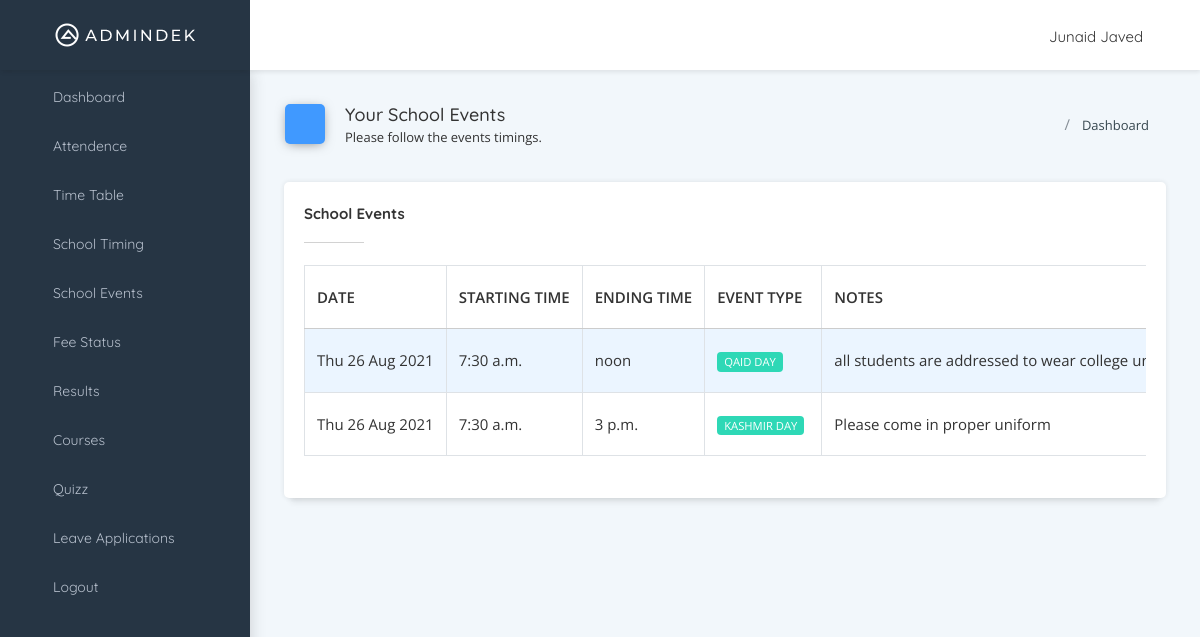
Page /school-events/ (signed in) on the committed database.
### users/models.py (models this page shows, shortened)
class User(AbstractBaseUser, PermissionsMixin):
    first_name = models.CharField(max_length=150)
    last_name = models.CharField(max_length=150)
    role = models.CharField(choices=ROLE_CHOICES,
                            max_length=15, default='Student')
    grade = models.ForeignKey(
        Grade, on_delete=models.SET_NULL, blank=True, null=True)
    created_date = models.DateTimeField(default=timezone.now)
    user_name = models.CharField(max_length=40, unique=True)
    email = models.EmailField(unique=True)
    is_staff = models.BooleanField(default=False)
    is_active = models.BooleanField(default=False)
    image = CloudinaryField('image', folder='avatars',
                            default=env('DEFAULT_AVATAR'))
    USERNAME_FIELD = 'user_name'
    REQUIRED_FIELDS = ['email', 'role', 'first_name', 'last_name', ]
    objects = CustomAccountManger()

### dashboard/models.py (models this page shows, shortened)
class Event(models.Model):
    date = models.DateField(null=True, blank=True, default=timezone.now)
    start = models.TimeField()
    end = models.TimeField()
    type = models.CharField(max_length=30, null=True, blank=True)
    note = models.TextField(max_length=200, null=True, blank=True)

### users/decorators.py (the view)
        def wrapper_func(request, *args, **kwargs):
            if not request.user.is_authenticated:
                return redirect('login')
            if request.user.role in roles:
                return view_func(request, *args, **kwargs)
            else:
                logout(request)
                return redirect('login')

### dashboard/views.py (called while the page is built)
@allowed_only(roles=["Admin", 'Student'])
def school_events_view(request):
    events = Event.objects.filter()
    context = {'table_title': 'School Events',
               'events': events, 'bread_title': "Your School Events", 'bread_icon': 'zap', 'bread_subtitle': "Please follow the events timings."}
    return render(request, 'dashboard/events.html', context)

### dashboard/templates/dashboard/events.html
{% extends 'header.html' %} {% block title %} School Events {% endblock %}
{% block breadcrumbs %} {% include 'breadcrumbs.html' %} {% endblock %}
{% block content %}
<div>
  <div class="row">
    <div class="col-sm-12">
      <div class="card">
        <div class="card-header">
          <h5>{{table_title}}</h5>
        </div>
        <div class="card-block">
          <div class="dt-responsive table-responsive">
            <table id="simpletable" class="table table-striped table-bordered nowrap">
              <thead>
                <tr>
                  <th>DATE</th>
                  <th>STARTING TIME</th>
                  <th>ENDING TIME</th>
                  <th>EVENT TYPE</th>
                  <th>NOTES</th>
                </tr>
              </thead>
              <tbody>
                {% for event in events.all %}
                <tr>
                  <td>{{event.date|date:"D d M Y"}}</td>
                  <td>{{event.start}}</td>
                  <td>{{event.end}}</td>
                  <td>
                    <label class="label label-success">{{event.type|upper}}</label>
                  </td>
                  <td>{{event.note}}</td>
                </tr>
                {% endfor %}
              </tbody>
            </table>
          </div>
        </div>
      </div>
    </div>
  </div>
</div>
{% endblock content %}

### templates/navbar.html (shortened to what this page needs)
{% load static %} {% load cloudinary %}
<nav class="navbar header-navbar pcoded-header">
  <div class="navbar-wrapper">
    <div class="navbar-logo">
      <a href="{% url 'home' %}">
        <img class="img-fluid" src="{% static 'images/logo.png' %}" alt="Theme-Logo" />
      </a>
      <a class="mobile-menu" id="mobile-collapse" href="#!">
        <i class="feather icon-menu icon-toggle-right"></i>
      </a>
    </div>
    <div class="navbar-container container-fluid">
      <ul class="nav-left">
        <li>
          <a href="#!" onclick="if (!window.__cfRLUnblockHandlers) return false; javascript:toggleFullScreen()" class="waves-effect waves-light" data-cf-modified-d8424a08d31b5b8b406fded2-="">
            <i class="full-screen feather icon-maximize"></i>
          </a>
        </li>
      </ul>
      <ul class="nav-right no-select d-flex align-items-center mt-1">
        <li class="user-profile header-notification">
          <div class="dropdown-primary dropdown">
            <div class="dropdown-toggle" data-toggle="dropdown">
              <span>{{request.user.first_name}} {{request.user.last_name}}</span>
              <i class="feather icon-chevron-down"></i>
            </div>
          </div>
        </li>
      </ul>
    </div>
  </div>
</nav>

### static/styles/feather.css (style rules this page uses)
.feather { font-family:feather!important;speak:none;font-style:normal;font-weight:400;font-variant:normal;text-transform:none;line-height:1;-webkit-font-smoothing:antialiased;-moz-osx-font-smoothing:grayscale }
.icon-chevron-down:before { content:"\e842" }
.icon-menu:before { content:"\e88f" }
.icon-toggle-right:before { content:"\e8d9" }
.icon-maximize:before { content:"\e908" }

### static/styles/custom.css (style rules this page uses)
.no-select { -webkit-user-select: none; -moz-user-select: none; -ms-user-select: none; user-select: none; }

### rows in the picture
User: user.first_name "Junaid", user.last_name "Javed"
Event: date "Thu 26 Aug 2021", start "7:30 a.m.", end "noon", type "QAID DAY", note "all students are addressed to wear college…"
Event: date "Thu 26 Aug 2021", start "7:30 a.m.", end "3 p.m.", type "KASHMIR DAY", note "Please come in proper uniform"

### other values in the picture
{{ bread_title }} "Your School Events"
{{ bread_subtitle }} "Please follow the events timings."
{{ table_title }} "School Events"
